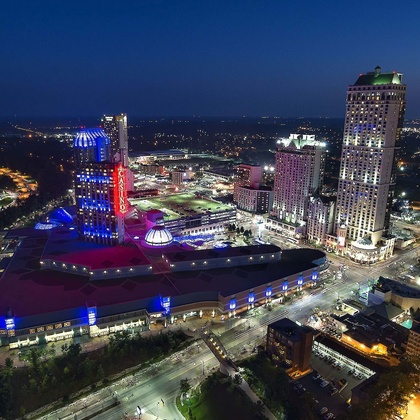
%> input picture city.jpg, 420 x 420 px, shrunk from 1000 x 1000 before the run
$ octave Example1.m   (GNU Octave 9; MATLAB toolbox functions it lacks are replaced by stand-ins)
%> lines starting %> are read from the running program, lines starting %| are printed output that depends on the picture
### ComputeProjective.m
function [ TransformedIm ] = ComputeProjective(Im, H )
%ComputeProjective computes a projective transformation of the input image.
%   Detailed explanation goes here
%img = imread(Im);
tform = projective2d(H);
TransformedIm = imwarp(Im,tform);

%figure;
%imshow(TransformedIm);
%imwrite(TransformedIm, 'output.pgm', 'pgm');
end

### match.m
function [ num_matches,matches,dist_vals ] = match(image1, image2, distRatio)
%match Summary of this function goes here
%   Detailed explanation goes here
[im1, des1, loc1] = sift(image1);
[im2, des2, loc2] = sift(image2);
dist_vals_not_final = zeros(size(des1,1),1);

% For each descriptor in the first image, select its match to second image.
des2t = des2';                          % Precompute matrix transpose
for i = 1 : size(des1,1)
   dotprods = des1(i,:) * des2t;        % Computes vector of dot products
   [vals,indx] = sort(acos(dotprods));  % Take inverse cosine and sort results

   % Check if nearest neighbor has angle less than distRatio times 2nd.
   if (vals(1) < distRatio * vals(2))
       dist_vals_not_final(i) = vals(1)/vals(2);
      match(i) = indx(1);
   else
      match(i) = 0;
   end
end


num_matches = sum(match > 0);
matches = zeros(num_matches,4);
dist_vals = zeros(num_matches,1);
count = 1;

for i = 1: size(des1,1)
  if (match(i) > 0)
      dist_vals(count) = dist_vals_not_final(i);
      matches(count,1:2) = [loc1(i,2) loc1(i,1)];
      matches(count,3:4) = [loc2(match(i),2) loc2(match(i),1)];
      count = count+1;
  end
end

fprintf('Found %d matches.\n', num_matches);

end

### Example1.m
image = 'city.jpg';
distRatio = 0.8;
H = [1 .2 0; .1 1 0; 0.5 0.2 1];
fprintf('Transform matrix from project instructions: \n');
disp(H);
im1_rgb = imread(image);
%> im1_rgb is the input picture: size 420x420x3 uint8; mean R, G, B 61.2, 66, 86.9
im1 = rgb2gray(im1_rgb);
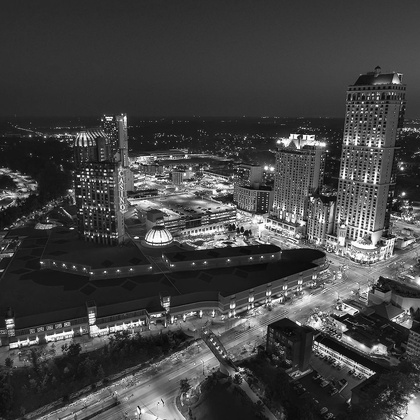
%> im1: size 420x420 uint8; min 0, max 255, mean 67

TransformedIm = ComputeProjective(im1, H );
%> in ComputeProjective, `TransformedIm = imwarp(Im,tform);`:
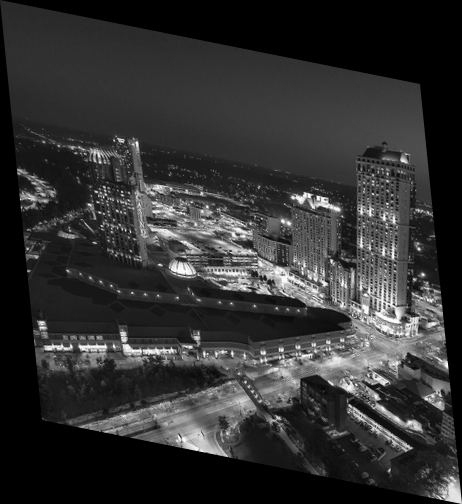
%> TransformedIm: size 504x462 uint8; min 0, max 254, mean 49.7
figure(1);
title('original image transformed by H given')
imshow(TransformedIm);
imwrite(im1, 'input.pgm', 'pgm');
imwrite(TransformedIm, 'output.pgm', 'pgm');

[num_matches,matches,dist_vals] = match('input.pgm', 'output.pgm', distRatio);
%> the run ends on the next line

$ run again, with tractor.jpg copied over city.jpg
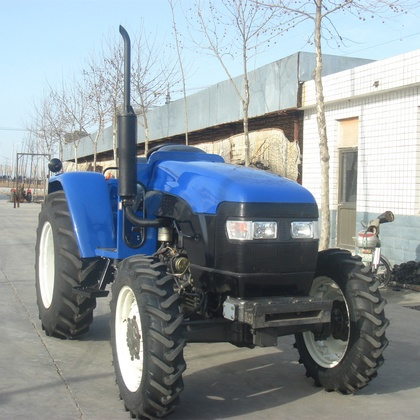
%> input picture tractor.jpg, 420 x 420 px, shrunk from 1000 x 1000 before the run
%> im1_rgb is the input picture: size 420x420x3 uint8; mean R, G, B 141.6, 152.5, 158.5
%> `im1 = rgb2gray(im1_rgb);`:
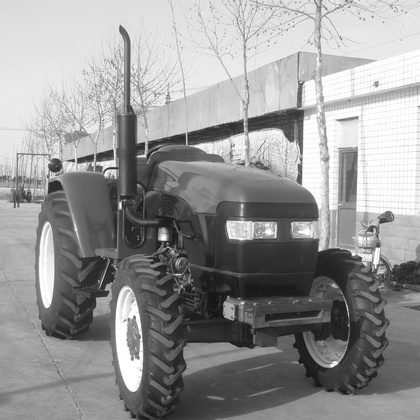
%> im1: size 420x420 uint8; min 18, max 255, mean 150
%> in ComputeProjective, `TransformedIm = imwarp(Im,tform);`:
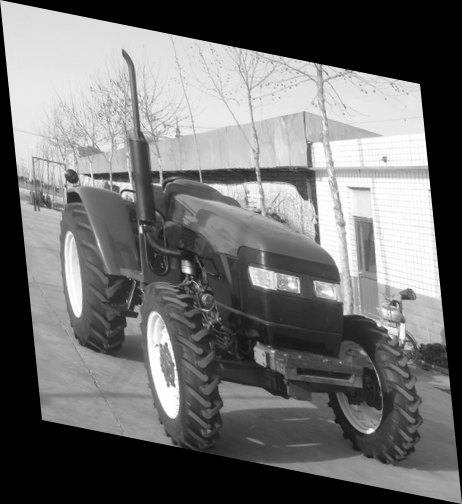
%> TransformedIm: size 504x462 uint8; min 0, max 255, mean 111.3
